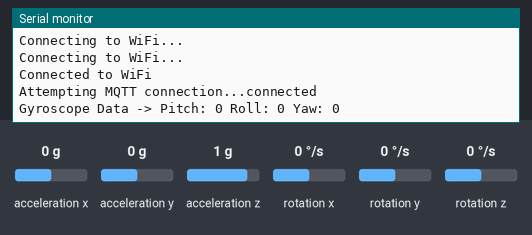
Bench run of a sketch on a simulated ESP8266 (NodeMCU). On the bench: the last lines printed to the serial monitor. The test bench sets the inputs (shaded band); at power-on: rotation x 0 °/s, rotation y 0 °/s, rotation z 0 °/s, acceleration x 0 g, acceleration y 0 g, acceleration z 1 g. WiFi joins after 1.5 s; servers stay silent unless stated; no MQTT or app messages arrive unless stated.

Above: at 3.2 s.
3.3 s: rotation x set to -192 °/s
At 5.5 s:
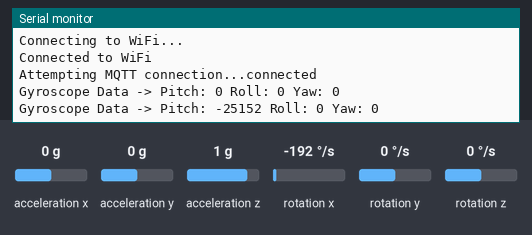
6.0 s: rotation y set to -192 °/s
At 7.2 s:
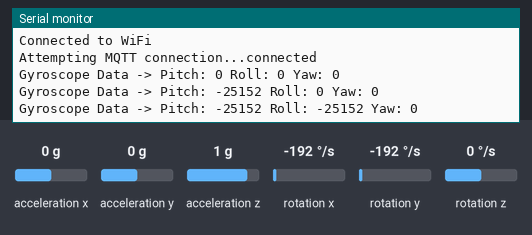
8.7 s: rotation z set to -192 °/s
At 10.4 s:
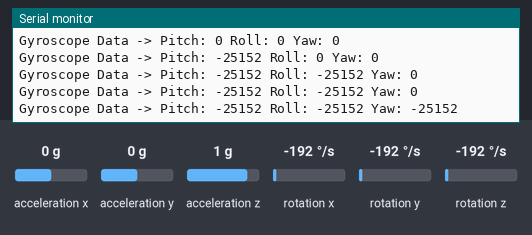

The sketch:

hivemq_gyroscope.ino
```cpp
#include <ESP8266WiFi.h>
#include <PubSubClient.h>
#include <Wire.h>
#include <MPU6050.h>

const char* ssid = "MotorolaArnob";            // Your WiFi SSID
const char* password = "19421942";             // Your WiFi password
const char* mqtt_server = "broker.hivemq.com"; // MQTT broker (example)
const char* topic = "gyroscope/data";          // MQTT topic for gyroscope data

WiFiClient espClient;
PubSubClient client(espClient);
MPU6050 mpu;

void setup() {
  Serial.begin(115200);

  // Initialize I2C communication for MPU6050
  Wire.begin();
  mpu.initialize();

  // Check if MPU6050 is connected
  if (mpu.testConnection()) {
    Serial.println("MPU6050 connected successfully.");
  } else {
    Serial.println("MPU6050 connection failed!");
  }

  // Connect to WiFi
  WiFi.begin(ssid, password);
  while (WiFi.status() != WL_CONNECTED) {
    delay(1000);
    Serial.println("Connecting to WiFi...");
  }
  Serial.println("Connected to WiFi");

  client.setServer(mqtt_server, 1883);
}

void loop() {
  if (!client.connected()) {
    reconnect();
  }
  client.loop();

  // Read gyroscope data
  int16_t gx, gy, gz;
  mpu.getRotation(&gx, &gy, &gz);

  // Create message string with gyro values
  String message = "Pitch: " + String(gx) + " Roll: " + String(gy) + " Yaw: " + String(gz);
  client.publish(topic, message.c_str());

  Serial.print("Gyroscope Data -> ");
  Serial.println(message);

  delay(2000); // Publish every 2 seconds
}

void reconnect() {
  while (!client.connected()) {
    Serial.print("Attempting MQTT connection...");
    if (client.connect("NodeMCUClient")) {
      Serial.println("connected");
    } else {
      Serial.print("failed, rc=");
      Serial.print(client.state());
      delay(2000);
    }
  }
}
```

Measured:
- after the input at 3.3 s, the serial monitor: prints a new line after 0.76 s (image 1)
- after the input at 6.0 s, the serial monitor: prints a new line after 0.06 s (image 2)
- after the input at 8.7 s, the serial monitor: prints a new line after 1.4 s (image 3)
